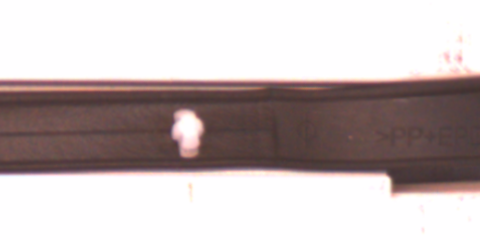
#> input picture aikensa/core/tools/img/20260324_170038_katabu.png, 480 x 240 px
$ python planarizeCheck.py img/20260324_170038_katabu.png
#> lines starting #> are read from the running program, lines starting #| are printed output that depends on the picture
import cv2
import numpy as np
import sys
import os

# Detect 4 ArUco marker corners and make them into a planar rectangular with a certain aspect ratio
# Layout is id 0 for top left, 1 for top right, 2 for bottom left, 3 for bottom right

multiplier = 5.0
ORIGINAL_IMAGE_HEIGHT = int(218 * multiplier)
ORIGINAL_IMAGE_WIDTH = int(913 * multiplier)

dict_type = cv2.aruco.DICT_5X5_250
aruco_dict = cv2.aruco.getPredefinedDictionary(dict_type)
parameters = cv2.aruco.DetectorParameters()
detector = cv2.aruco.ArucoDetector(aruco_dict, parameters)
desired_plane = np.array([[0, 0], [ORIGINAL_IMAGE_WIDTH, 0], [0, ORIGINAL_IMAGE_HEIGHT], [ORIGINAL_IMAGE_WIDTH, ORIGINAL_IMAGE_HEIGHT]], dtype='float32')

def planarize(image):
    gray = cv2.cvtColor(image, cv2.COLOR_BGR2GRAY)
    IMAGE_HEIGHT = ORIGINAL_IMAGE_HEIGHT
    IMAGE_WIDTH = ORIGINAL_IMAGE_WIDTH

    corners, ids, rejected = detector.detectMarkers(gray)
    if corners and ids is not None:
        top_left_corner = None
        top_right_corner = None
        bottom_left_corner = None
        bottom_right_corner = None

        for i, corner in zip(ids, corners):
            marker_id = i[0]
            if marker_id == 0:
                top_left_corner = corner[0][0]
            elif marker_id == 1:
                top_right_corner = corner[0][1]
            elif marker_id == 2:
                bottom_left_corner = corner[0][3]
            elif marker_id == 3:
                bottom_right_corner = corner[0][2]

        if top_left_corner is not None and top_right_corner is not None and bottom_left_corner is not None and bottom_right_corner is not None:
            ordered_corners = np.array([top_left_corner, top_right_corner, bottom_left_corner, bottom_right_corner], dtype='float32')
            transform = cv2.getPerspectiveTransform(ordered_corners, desired_plane)
            image = cv2.warpPerspective(image, transform, (IMAGE_WIDTH, IMAGE_HEIGHT))

            return image, transform
    return image, None

if __name__ == "__main__":
    if len(sys.argv) != 2:
        print("Usage: python script.py image.jpeg")
        sys.exit(1)

    image_path = sys.argv[1]
    if not os.path.isfile(image_path):
        print(f"File {image_path} does not exist.")
        sys.exit(1)

    image = cv2.imread(image_path)
#> image is the input picture: shape (240, 480, 3); mean B, G, R 181.9, 182, 193.9
    if image is None:
        print(f"Could not open or find the image {image_path}.")
        sys.exit(1)

    processed_image, transform = planarize(image)
#> in planarize, `gray = cv2.cvtColor(image, cv2.COLOR_BGR2GRAY)`:
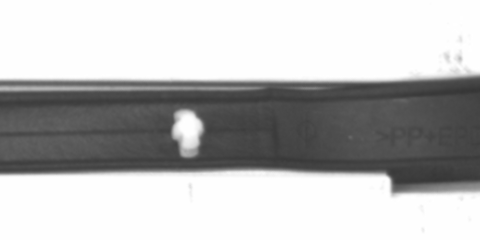
#> gray: shape (240, 480); min 54, max 255, mean 185.4
#> in planarize, `corners, ids, rejected = detector.detectMarkers(gray)`: corners = (); ids = None; rejected = ([[294, 88], [302, 86], [323, 88], [318, 90]], [[273, 125], [275, 125], [276, 139], [274, 137]])

    if transform is not None:
        print("Transform Matrix:")
        print(transform)
        output_path = os.path.splitext(image_path)[0] + "_processed.jpg"
        cv2.imwrite(output_path, processed_image)
        print(f"Processed image saved as {output_path}")
    else:
        print("Transform Matrix not found.")
